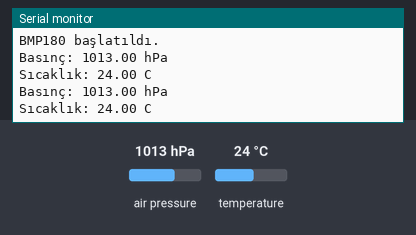
A sketch run on a simulated Arduino Uno, built with avr-gcc and run on an emulated ATmega328P. Parts: the last lines printed to the serial monitor. The inputs (shaded band) are chosen by the test bench; at power-on: air pressure 1013 hPa, temperature 24 °C.

Above: at 2.8 s.
2.9 s: air pressure set to 952 hPa
At 3.7 s:
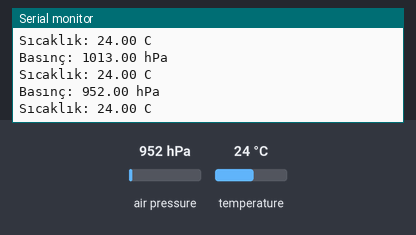
4.4 s: temperature set to 12 °C
At 5.7 s:
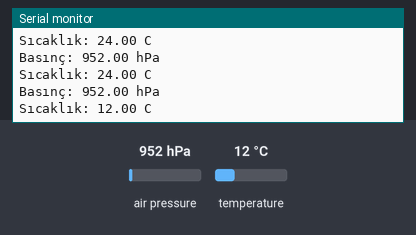
5.9 s: air pressure set to 975 hPa
At 6.6 s:
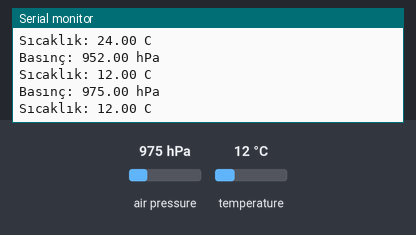
Timing chart, 0 to 8.9 s (numbered marks = the images above; inputs shaded):
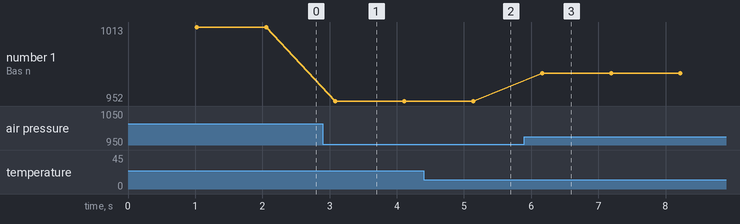

Measured:
- after the input at 2.9 s, the serial monitor: prints a new line after 0.18 s (image 1)
- after the input at 4.4 s, the serial monitor: prints a new line after 0.76 s (image 2)
- after the input at 5.9 s, the serial monitor: prints a new line after 0.26 s (image 3)
- plotted number 1: 1013 → 952 after the input at 2.9 s, 952 → 975 after the input at 5.9 s

The sketch:

bmp_code.ino
```cpp
#include <Wire.h>
#include <SFE_BMP180.h>
SFE_BMP180 bmp180;  // bmp180 adında bir sensör nesnesi oluştur
void setup() {
  Serial.begin(9600);

  // bmp 180 ile haberleşme sağlandı mı kontrol et
  bool basarili = bmp180.begin();
  if (basarili) {
    Serial.println("BMP180 başlatıldı.");
  }
}
void loop() {
  char durum;  // Sensörden okunan durum
  double T, P;  // Sıcaklık ve basınç değişkenleri
  bool basarili = false;  // Sensör çalışıyor mu bilgisi değişkeni
  durum = bmp180.startTemperature();
  if (durum != 0) {
    delay(1000);
    durum = bmp180.getTemperature(T);
    if (durum != 0) {
      durum = bmp180.startPressure(3);
      if (durum != 0) {
        delay(durum);
        durum = bmp180.getPressure(P, T);
        if (durum != 0) {
          Serial.print("Basınç: ");
          Serial.print(P);
          Serial.println(" hPa");
          Serial.print("Sıcaklık: ");
          Serial.print(T);
          Serial.println(" C");
        }
      }
    }
  }
}
```
